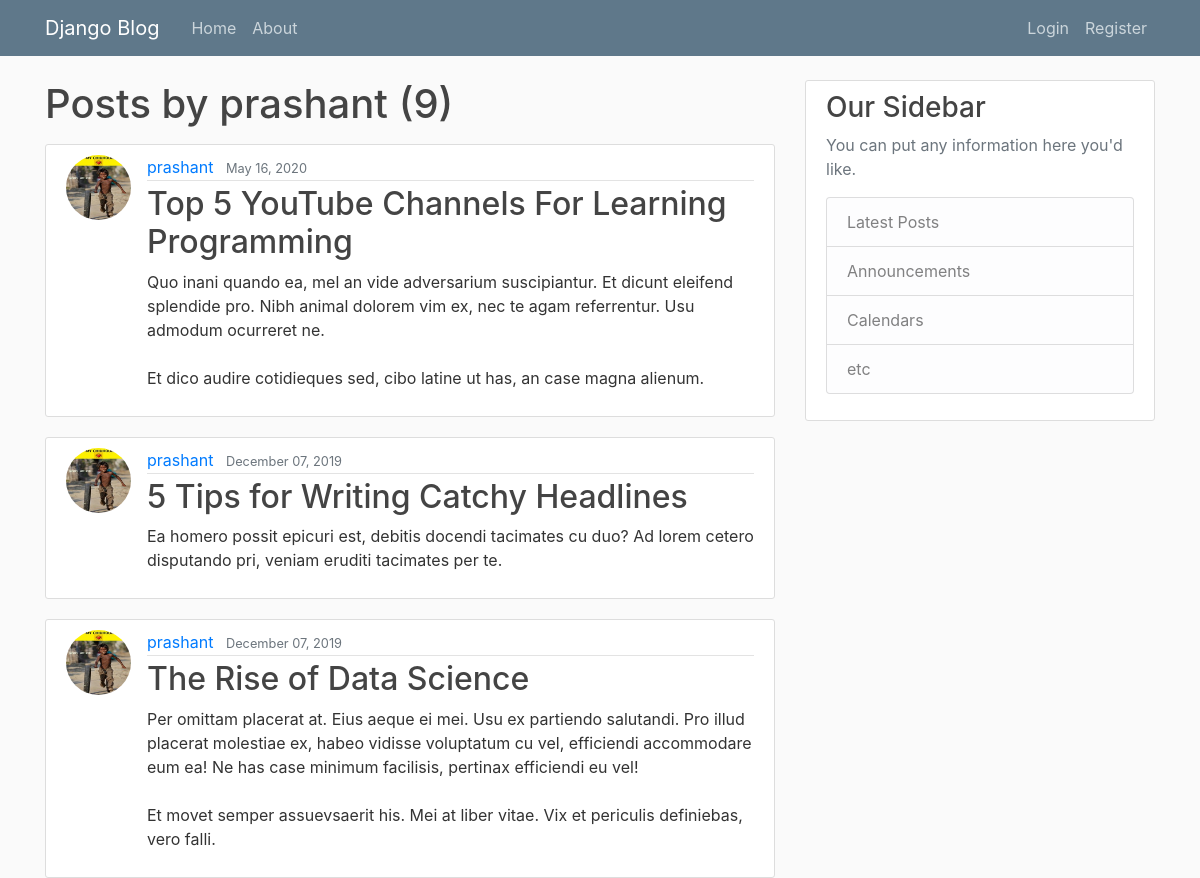
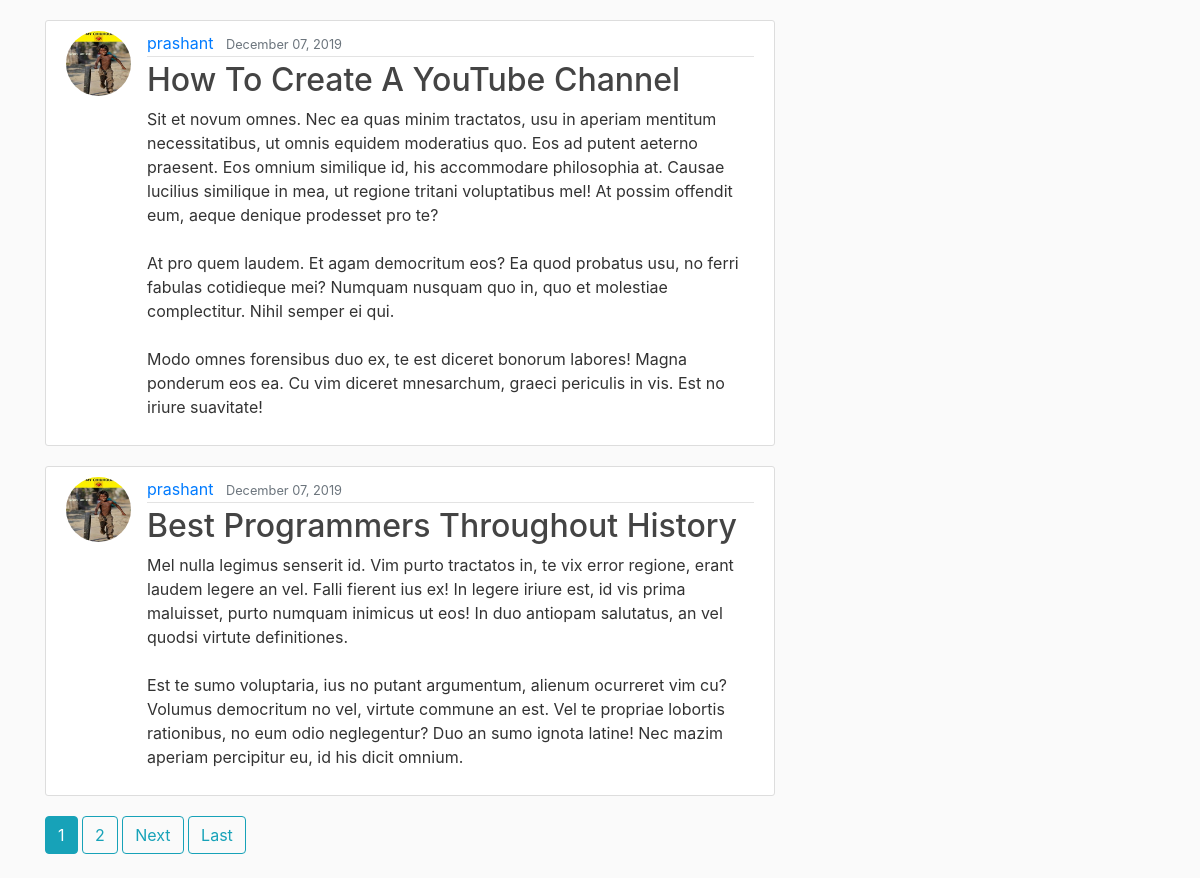
Page /user/prashant on the committed database (2 pictures, top to bottom).
### blog/models.py (models this page shows, shortened)
class Post(models.Model):
    title = models.CharField(max_length=100)
    content = models.TextField()
    date_posted = models.DateTimeField(default=timezone.now)
    author = models.ForeignKey(User, on_delete=models.CASCADE)

### users/models.py (models this page shows, shortened)
class Profile(models.Model):
    user = models.OneToOneField(User, on_delete=models.CASCADE)
    image = models.ImageField(default='default.jpg', upload_to='profile_pics')

### blog/views.py (the view)
# urls.py: path('user/<str:username>', UserPostListView.as_view(), name='user-posts'),
class UserPostListView(ListView):
    model = Post
    template_name = 'blog/user_posts.html'  #<app>/<model>_<viewtype>.html
    context_object_name = 'posts'
    paginate_by = 5
    def get_queryset(self):
        user = get_object_or_404(User, username=self.kwargs.get('username'))
        return Post.objects.filter(author=user).order_by('-date_posted')

### blog/templates/blog/user_posts.html (shortened to what this page needs)
{% extends "blog/base.html" %}
{% block content %}
    <h1 class="mb-3">Posts by {{view.kwargs.username}} ({{ page_obj.paginator.count }})</h1>
    {%for post in posts%}
        <article class="media content-section">
            <img class="rounded-circle article-img" src="{{ post.author.profile.image.url }}">
              <div class="media-body">
                <div class="article-metadata">
                  <a class="mr-2" href="{% url 'user-posts' post.author.username %}">{{ post.author }}</a>
                  <small class="text-muted">{{ post.date_posted|date:"F d, Y" }}</small>
                </div>
                <h2><a class="article-title" href="{% url 'post-detail' post.id %}">{{ post.title }}</a></h2>
                <p class="article-content">{{ post.content }}</p>
              </div>
        </article>
    {% endfor %}
    {% if is_paginated %}
      {% for num in page_obj.paginator.page_range %}
        {% if page_obj.number == num %}
          <a class="btn btn-info mb-4" href="?page={{ num }}">{{ num }}</a>
        {% elif num > page_obj.number|add:'-3' and num < page_obj.number|add:'3' %}
          <a class="btn btn-outline-info mb-4" href="?page={{ num }}">{{ num }}</a>
        {% endif %}
      {% endfor %}
      {% if page_obj.has_next %}
        <a class="btn btn-outline-info mb-4" href="?page={{ page_obj.next_page_number }}">Next</a>
        <a class="btn btn-outline-info mb-4" href="?page={{ page_obj.paginator.num_pages }}">Last</a>
      {% endif %}
    {% endif %}
{% endblock content %}

### blog/static/blog/main.css (style rules this page uses)
body { background: #fafafa; color: #333333; margin-top: 5rem; }
h1, h2, h3, h4, h5, h6 { color: #444444; }
.content-section { background: #ffffff; padding: 10px 20px; border: 1px solid #dddddd; border-radius: 3px; margin-bottom: 20px; }
.article-title { color: #444444; }
.article-content { white-space: pre-line; }
.article-img { height: 65px; width: 65px; margin-right: 16px; }
.article-metadata { padding-bottom: 1px; margin-bottom: 4px; border-bottom: 1px solid #e3e3e3 }

### rows in the picture
Post: author.profile.image (placeholder picture), author "prashant", date_posted "May 16, 2020", title "Top 5 YouTube Channels For Learning Programming", content "Quo inani quando ea, mel an vide adversarium suscipiantur. Et dicunt eleifend splendide pro. Nibh animal dolorem vim ex, nec te agam referrentur. Usu admodum ocurreret ne. Et dico audire cotidieques sed, cibo latine ut has, an case magna alienum."
Post: author.profile.image (placeholder picture), author "prashant", date_posted "December 07, 2019", title "5 Tips for Writing Catchy Headlines", content "Ea homero possit epicuri est, debitis docendi tacimates cu duo? Ad lorem cetero disputando pri, veniam eruditi tacimates per te."
Post: author.profile.image (placeholder picture), author "prashant", date_posted "December 07, 2019", title "The Rise of Data Science", content "Per omittam placerat at. Eius aeque ei mei. Usu ex partiendo salutandi. Pro illud placerat molestiae ex, habeo vidisse voluptatum cu vel, efficiendi accommodare eum ea! Ne has case minimum facilisis, pertinax efficiendi eu vel! Et movet semper assuevsaerit his. Mei at liber vitae. Vix et periculis definiebas, vero falli."
Post: author.profile.image (placeholder picture), author "prashant", date_posted "December 07, 2019", title "How To Create A YouTube Channel", content "Sit et novum omnes. Nec ea quas minim tractatos, usu in aperiam mentitum necessitatibus, ut omnis equidem moderatius quo. Eos ad putent aeterno praesent. Eos omnium similique id, his accommodare philosophia at. Causae lucilius similique in mea, ut regione tritani voluptatibus mel! At possim offendit eum, aeque denique prodesset pro te? At pro quem laudem. Et agam democritum eos? Ea quod probatus usu, no ferri fabulas cotidieque mei? Numquam nusquam quo in, quo et molestiae complectitur. Nihil semper ei qui. Modo omnes forensibus duo ex, te est diceret bonorum labores! Magna ponderum eos ea. Cu vim diceret mnesarchum, graeci periculis in vis. Est no iriure suavitate!"
Post: author.profile.image (placeholder picture), author "prashant", date_posted "December 07, 2019", title "Best Programmers Throughout History", content "Mel nulla legimus senserit id. Vim purto tractatos in, te vix error regione, erant laudem legere an vel. Falli fierent ius ex! In legere iriure est, id vis prima maluisset, purto numquam inimicus ut eos! In duo antiopam salutatus, an vel quodsi virtute definitiones. Est te sumo voluptaria, ius no putant argumentum, alienum ocurreret vim cu? Volumus democritum no vel, virtute commune an est. Vel te propriae lobortis rationibus, no eum odio neglegentur? Duo an sumo ignota latine! Nec mazim aperiam percipitur eu, id his dicit omnium."

### other values in the picture
{{ view.kwargs.username }} "prashant"
{{ page_obj.paginator.count }} "9"
{{ num }} "1"
{{ num }} "2"
